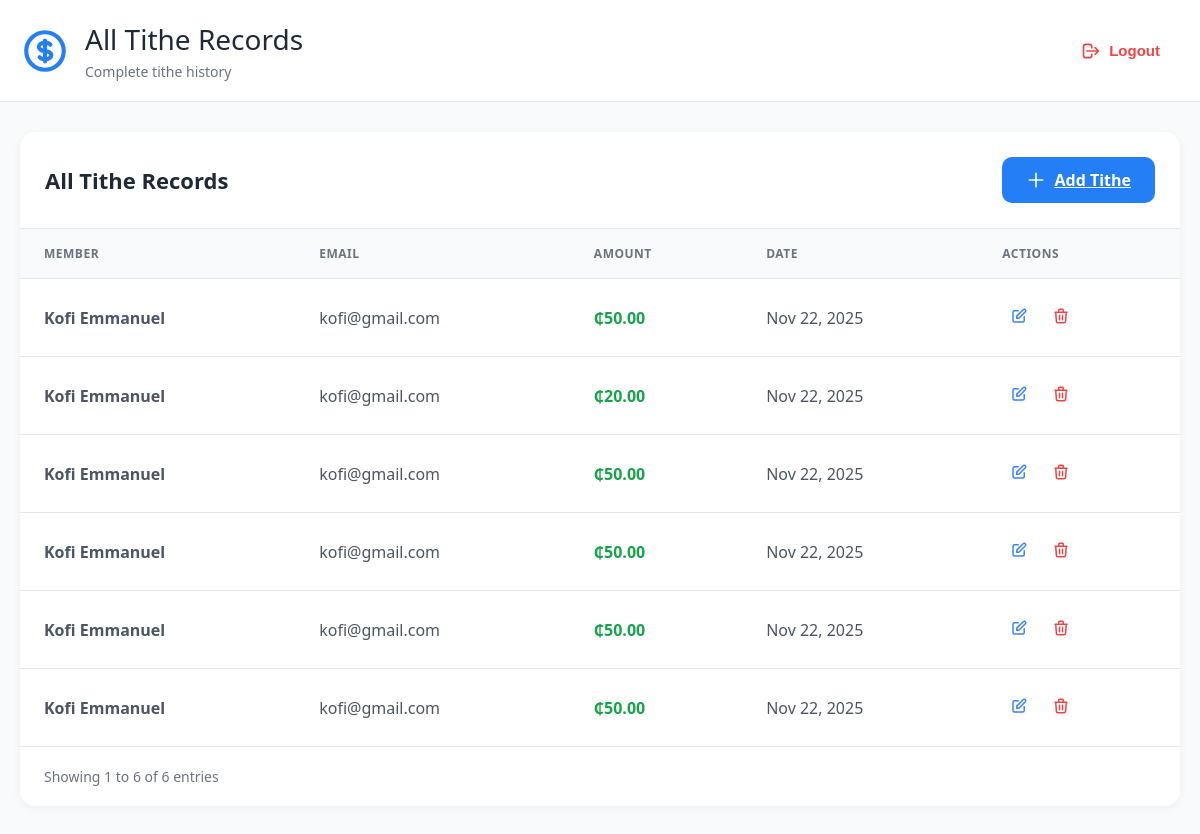
The page /tithe/tithe/list/ (signed in) on the database its author committed.
### tithe/models.py (models this page shows, shortened)
class Tithe(models.Model):
    user = models.ForeignKey(CustomUser,on_delete=models.CASCADE)
    amount = models.DecimalField(decimal_places=2, max_digits=10)
    date = models.DateField()

class CustomUser(AbstractUser):
    ROLE_CHOICES = (
        ("ADMIN","admin"),
        ("REGULAR_USER","regular_user")
    )
    email = models.EmailField()
    phone_number = models.CharField(max_length=50)
    role = models.CharField(max_length=20, choices=ROLE_CHOICES, default="REGULAR_USER")
    avatar = models.ImageField(upload_to="avatar/",null=True,blank=True)

### tithe/views.py (the view)
# urls.py: path('tithe/list/', views.list_tithe, name='list-tithe'),
@login_required
def list_tithe(request):
    if not request.user.is_authenticated:
        messages.error(request, "You must be logged in to access this page")
        return redirect("tithe:login_user")
    if not request.user.role == "ADMIN":
        messages.error(request, "You don't have permission to add tithe records. Contact your administrator.")
        return redirect("tithe:user-dashboard")
    tithes = Tithe.objects.all().order_by("-date")
    paginator = Paginator(tithes,50)
    page_number = request.GET.get("page")
    page_obj = paginator.get_page(page_number)
    return render(request,"tithe/list-tithe.html",{"page_obj":page_obj})

### tithe/templates/tithe/list-tithe.html (shortened to what this page needs)
{% extends 'tithe/base.html' %}
{% block content %}
<div class="dashboard">
    <header class="header">
        <div class="header-content">
            <div class="header-left">
                <div class="header-icon">
                    <svg fill="none" stroke="currentColor" viewBox="0 0 24 24">
                        <path stroke-linecap="round" stroke-linejoin="round" stroke-width="2" d="M12 8c-1.657 0-3 .895-3 2s1.343 2 3 2 3 .895 3 2-1.343 2-3 2m0-8c1.11 0 2.08.402 2.599 1M12 8V7m0 1v8m0 0v1m0-1c-1.11 0-2.08-.402-2.599-1M21 12a9 9 0 11-18 0 9 9 0 0118 0z"/>
                    </svg>
                </div>
                <div>
                    <div class="header-title">All Tithe Records</div>
                    <div class="header-subtitle">Complete tithe history</div>
                </div>
            </div>
            <form method="POST" action="{% url 'tithe:logout_user' %}">
                <button type="submit" class="btn-logout">
                    <svg fill="none" stroke="currentColor" viewBox="0 0 24 24">
                        <path stroke-linecap="round" stroke-linejoin="round" stroke-width="2" d="M17 16l4-4m0 0l-4-4m4 4H7m6 4v1a3 3 0 01-3 3H6a3 3 0 01-3-3V7a3 3 0 013-3h4a3 3 0 013 3v1"/>
                    </svg>
                    Logout
                </button>
            </form>
        </div>
    </header>
    <div class="main-content">
        <div class="table-section">
            <div class="table-header">
                <div class="table-title">All Tithe Records</div>
                <a href="{% url 'tithe:add_tithe' %}" class="btn-add">
                    <svg fill="none" stroke="currentColor" viewBox="0 0 24 24">
                        <path stroke-linecap="round" stroke-linejoin="round" stroke-width="2" d="M12 4v16m8-8H4"/>
                    </svg>
                    Add Tithe
                </a>
            </div>
            <table>
                <thead>
                    <tr>
                        <th>Member</th>
                        <th>Email</th>
                        <th>Amount</th>
                        <th>Date</th>
                        <th>Actions</th>
                    </tr>
                </thead>
                <tbody>
                    {% for tithe in page_obj %}
                    <tr>
                        <td><strong>{{ tithe.user.get_full_name|default:tithe.user.username }}</strong></td>
                        <td>{{ tithe.user.email }}</td>
                        <td><span class="amount">₵{{ tithe.amount }}</span></td>
                        <td>{{ tithe.date|date:"M d, Y" }}</td>
                        <td>
                            <div class="action-buttons">
                                <button class="btn-icon edit" onclick="location.href='{% url 'tithe:edit_tithe' tithe.id %}'">
                                    <svg fill="none" stroke="currentColor" viewBox="0 0 24 24">
                                        <path stroke-linecap="round" stroke-linejoin="round" stroke-width="2" d="M11 5H6a2 2 0 00-2 2v11a2 2 0 002 2h11a2 2 0 002-2v-5m-1.414-9.414a2 2 0 112.828 2.828L11.828 15H9v-2.828l8.586-8.586z"/>
                                    </svg>
                                </button>
                                <form method="POST" action="{% url 'tithe:delete_tithe' tithe.id %}" style="display: inline;" onsubmit="return confirm('Are you sure you want to delete this tithe record?');">
                                    <button type="submit" class="btn-icon delete">
                                        <svg fill="none" stroke="currentColor" viewBox="0 0 24 24">
                                            <path stroke-linecap="round" stroke-linejoin="round" stroke-width="2" d="M19 7l-.867 12.142A2 2 0 0116.138 21H7.862a2 2 0 01-1.995-1.858L5 7m5 4v6m4-6v6m1-10V4a1 1 0 00-1-1h-4a1 1 0 00-1 1v3M4 7h16"/>
                                        </svg>
                                    </button>
                                </form>
                            </div>
                        </td>
                    </tr>
                    {% empty %}
                    <tr>
                        <td colspan="5" style="text-align: center; padding: 40px; color: #9ca3af;">No tithe records found</td>
                    </tr>
                    {% endfor %}
                </tbody>
            </table>
            <div class="pagination">
                <div class="pagination-info">
                    Showing {{ page_obj.start_index }} to {{ page_obj.end_index }} of {{ page_obj.paginator.count }} entries
                </div>
            </div>
        </div>
    </div>
</div>
{% endblock %}

### tithe/templates/tithe/base.html (style rules this page uses)
* { margin: 0; padding: 0; box-sizing: border-box; }
body { font-family: 'Segoe UI', Tahoma, Geneva, Verdana, sans-serif; background: linear-gradient(135deg, #f0fdf4 0%, #dbeafe 100%); min-height: 100vh; }
.dashboard { min-height: 100vh; background: #f9fafb; }
.header { background: white; border-bottom: 1px solid #e5e7eb; padding: 20px 0; }
.header-content { max-width: 1400px; margin: 0 auto; padding: 0 20px; display: flex; justify-content: space-between; align-items: center; }
.header-left { display: flex; align-items: center; }
.header-icon { width: 50px; height: 50px; margin-right: 15px; }
.header-icon svg { stroke:#247ff7ff; }
.header-title { font-size: 28px; color: #1f2937; margin-bottom: 4px; }
.header-subtitle { font-size: 14px; color: #6b7280; }
.btn-logout { display: flex; align-items: center; gap: 8px; padding: 10px 20px; background: transparent; border: none; color: #ef4444; border-radius: 8px; cursor: pointer; font-size: 15px; font-weight: 600; transition: background 0.3s; }
.btn-logout svg { width: 20px; height: 20px; stroke: #ef4444; }
.main-content { max-width: 1400px; margin: 0 auto; padding: 30px 20px; }
.table-section { background: white; border-radius: 15px; box-shadow: 0 2px 10px rgba(0, 0, 0, 0.05); overflow: hidden; }
.table-header { padding: 25px; border-bottom: 1px solid #e5e7eb; display: flex; justify-content: space-between; align-items: center; }
.table-title { font-size: 22px; color: #1f2937; font-weight: bold; }
.btn-add { display: flex; align-items: center; gap: 8px; padding: 12px 24px; background: #247ff7ff; color: white; border: none; border-radius: 10px; cursor: pointer; font-weight: 600; transition: all 0.3s; }
.btn-add svg { width: 20px; height: 20px; stroke: white; }
table { width: 100%; border-collapse: collapse; }
thead { background: #f9fafb; }
th { padding: 16px 24px; text-align: left; font-size: 12px; font-weight: 700; color: #6b7280; text-transform: uppercase; letter-spacing: 0.5px; }
td { padding: 20px 24px; border-top: 1px solid #e5e7eb; color: #4b5563; }
tbody tr { transition: background 0.2s; }
.amount { color: #16a34a; font-weight: 700; font-size: 16px; }
.action-buttons { display: flex; gap: 8px; }
.btn-icon { padding: 8px; border: none; border-radius: 8px; cursor: pointer; transition: all 0.3s; }
.btn-icon.edit { background: transparent; color: #3b82f6; }
.btn-icon.delete { background: transparent; color: #ef4444; }
.btn-icon svg { width: 18px; height: 18px; }
.pagination { padding: 20px 24px; border-top: 1px solid #e5e7eb; display: flex; justify-content: space-between; align-items: center; }
.pagination-info { font-size: 14px; color: #6b7280; }

### rows shown on the page
Tithe: user.get_full_name "Kofi Emmanuel", user.email "kofi@gmail.com", amount "50.00", date "Nov 22, 2025"
Tithe: user.get_full_name "Kofi Emmanuel", user.email "kofi@gmail.com", amount "20.00", date "Nov 22, 2025"
Tithe: user.get_full_name "Kofi Emmanuel", user.email "kofi@gmail.com", amount "50.00", date "Nov 22, 2025"
Tithe: user.get_full_name "Kofi Emmanuel", user.email "kofi@gmail.com", amount "50.00", date "Nov 22, 2025"
Tithe: user.get_full_name "Kofi Emmanuel", user.email "kofi@gmail.com", amount "50.00", date "Nov 22, 2025"
Tithe: user.get_full_name "Kofi Emmanuel", user.email "kofi@gmail.com", amount "50.00", date "Nov 22, 2025"

### other values the page prints
{{ page_obj.start_index }} "1"
{{ page_obj.end_index }} "6"
{{ page_obj.paginator.count }} "6"
